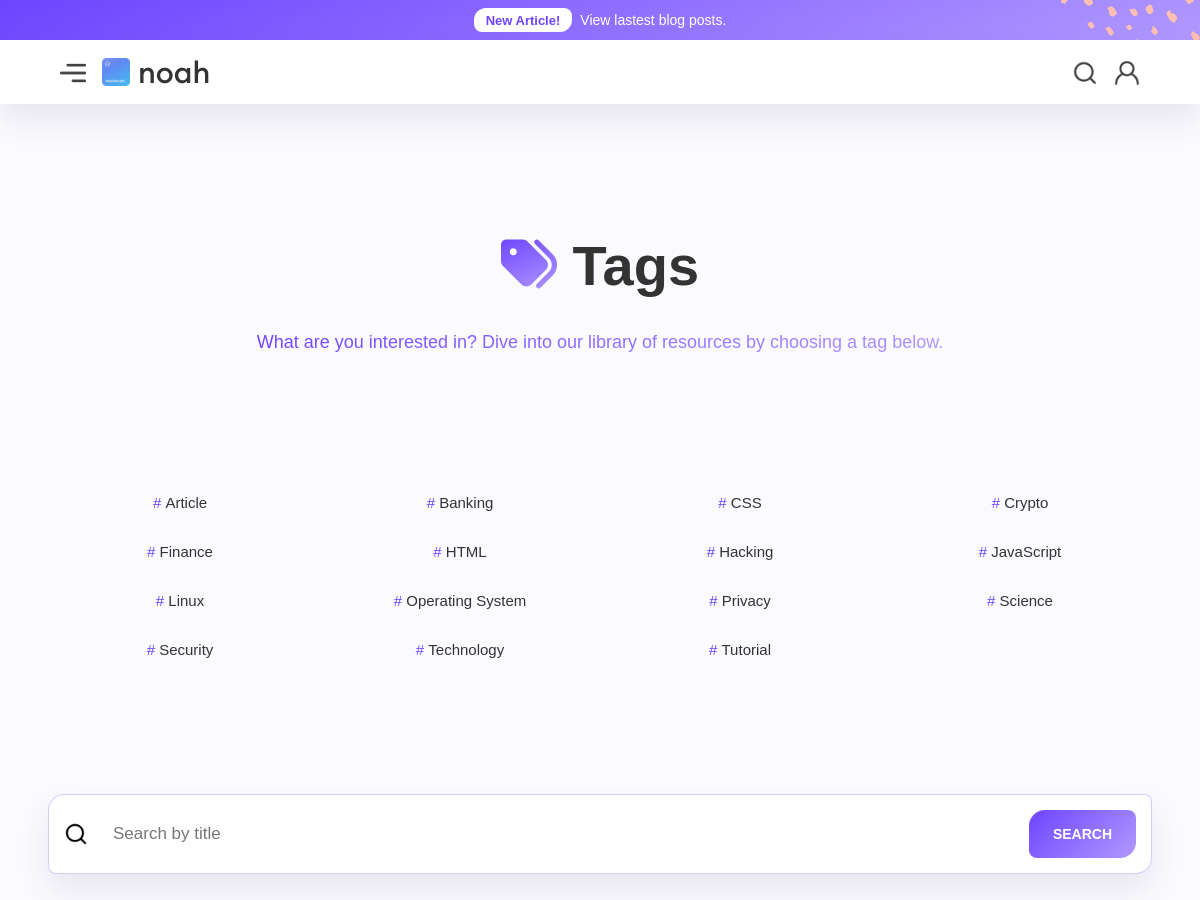
Page /tags/ (upper part) on the earlier database version.
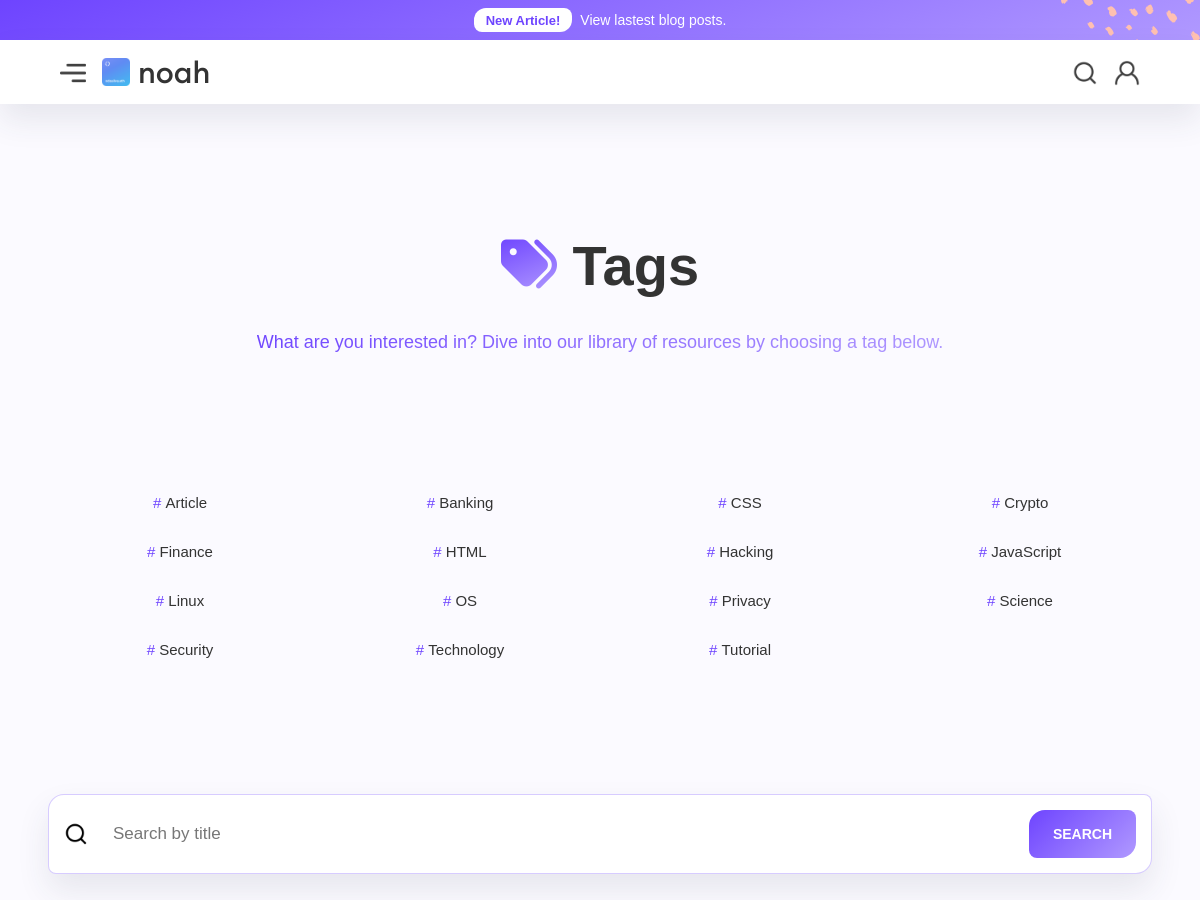
Same page on the later database version.
### blog/models.py (models this page shows, shortened)
class Tag(models.Model):
    name = models.CharField(max_length=64, unique=True)
    slug = models.SlugField(max_length=64, unique=True, null=True, blank=True)
    special = models.CharField(max_length=1, default='#')
    description = models.TextField(max_length=512, default='Tag description.')
    class Meta:
        ordering = ['name']

### blog/views.py (the view)
# urls.py: path('tags/', views.TagsView.as_view(), name="tags"),
class TagsView(ListView):
    model = Post
    template_name = 'tags.html'
    paginate_by = 6
    def filter_by_title(self):
        title_filter = PostFilter(self.request.GET, queryset=Post.objects.all())
        return title_filter
    def get_context_data(self, **kwargs):
        context = super(TagsView, self).get_context_data(**kwargs)
        context['tag_list'] = Tag.objects.all()
        context['title_filter'] = self.filter_by_title()
        book_paginator = Paginator(self.filter_by_title().qs, self.paginate_by)
        page_num = self.request.GET.get('page')
        page = book_paginator.get_page(page_num)
        context['post_page'] = page
        return context

### blog/models.py (called while the page is built)
    def get_tags(self):
        return self.tags.replace('[', '').replace(']', '').replace('\'', '').split(', ')

### blog/templates/tags.html (shortened to what this page needs)
{% extends 'base.html' %}
{% load static %}
{% load widget_tweaks %}
{% block content %}
<div class="hero-section wf-section">
  <div class="default-section-content">
    <div class="w-layout-grid hero-title-grid no-margin">
      <h1><span class="gradient-span fa900solid-span"></span> Tags</h1>
      <h2
        id="w-node-_436c44ce-9df1-9882-c4d4-b3ec2a7b2789-774ef4fc"
        class="hero-paragraph no-margin">
        <span class="gradient-span"
          >What are you interested in? Dive into our library of resources by
          choosing a tag below.</span>
      </h2>
    </div>
  </div>
</div>
<div class="default-section wf-section">
  <div class="default-section-content">
    <div class="w-layout-grid tag-grid">
      {% for tag in tag_list %}
      <a href="{% url 'tag-detail' tag.slug %}" class="tag-link w-inline-block">
        <div class="tag-block">
          <div class="tag-purple"># </div>
          <div class="tag">{{ tag.name }}</div>
        </div>
      </a>
      {% endfor %}
    </div>
  </div>
</div>
<div class="default-section wf-section">
  <div class="default-section-content">
    <form action="#search" class="search-div w-form">
      <img
        src="{% static 'main/img/search-img.png' %}"
        loading="lazy"
        alt=""
        class="search-icon"/>
      {% render_field title_filter.form.title class="search-bar w-input" id="search" max_length="128" placeholder="Search by title" %}
      <input type="submit" value="Search" class="search-btn w-button" />
    </form>
  </div>
</div>
{% endblock %}

Differences in the rows shown:
changed Tag (number 10 of 15 on the later page): name "Operating System" → "OS"
